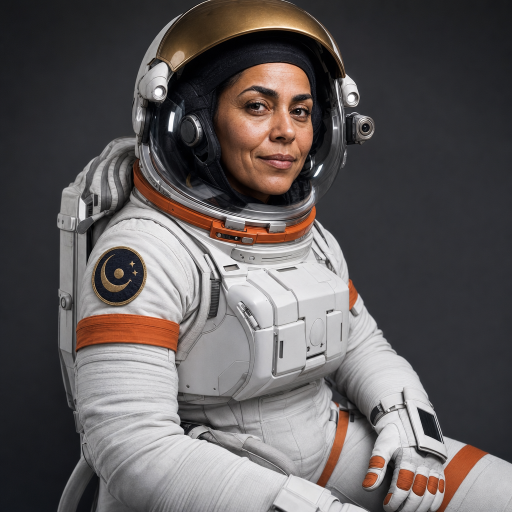
#> input picture launch-videos/manus2-space/cast/round1/A/05-identity-master.png, 1024 x 1024 px (shown at 1/2 size); its folder holds only this picture in this run
$ python look.py ../../../../../../../launch-videos/manus2-space/cast/round1/A/05-identity-master.png
#> lines starting #> are read from the running program, lines starting #| are printed output that depends on the picture
### qa-records/hf02full-skill-port/acceptance/planted/stage-r4-6th-edit/video/footage/_media.py
# -*- coding: utf-8 -*-
# Shared by conform.py, pin.py and look.py: ffprobe facts (rotation and HDR included), the conform filter chain, the
# engine's own HDR → SDR conversion, frame grabs, the cadence in words. numpy + Pillow live in the user site-packages on
# this Mac: under `python3 -I` (no user site) it is added back here; need_numpy() says how to install them if missing.
# A missing ffmpeg, ffprobe or node is a plain message (exit 2), never a traceback: every program runs through call().
import json, math, os, subprocess, sys, tempfile
from fractions import Fraction
from urllib.request import pathname2url

try:
    import numpy, PIL  # noqa: F401
except ImportError:
    import site
    if site.getusersitepackages() not in sys.path:
        sys.path.append(site.getusersitepackages())

BT709 = 'setparams=color_primaries=bt709:color_trc=bt709:colorspace=bt709'
HDR = {'arib-std-b67': 'HLG', 'smpte2084': 'PQ (HDR10)'}          # the transfers lib/hdr.mjs converts, as the film engine does
HDR_JS = os.path.join(os.path.dirname(os.path.dirname(os.path.abspath(__file__))), 'lib', 'hdr.mjs')


def die(code, msg):
    sys.stderr.write(msg.rstrip() + '\n')
    sys.exit(code)


def need_numpy(tool):
    try:
        import numpy, PIL  # noqa: F401,F811
    except ImportError as e:
        die(2, '✗ %s is missing for %s (%s needs numpy and Pillow) — install them: pip3 install numpy pillow\n  (for that python: %s -m pip install numpy pillow)'
            % (e.name or 'numpy or Pillow', sys.executable, tool, sys.executable))


FIX = {'ffmpeg': 'install ffmpeg (macOS: brew install ffmpeg)', 'ffprobe': 'it comes with ffmpeg (macOS: brew install ffmpeg)',
       'node': 'install Node (nodejs.org, or brew install node)'}


# [47 lines left out: functions call, same_file, guard_outputs, temp_beside, not called in this run]


def publish(tmp, path):
    os.replace(tmp, path)                           # replaces a symlink or hard link at path itself, never what it points at


# [42 lines left out: functions discard, run, probe, not called in this run]


_hdr_cache = {}


# [20 lines left out: function hdr_prefix, not called in this run]


NTSC = (24, 30, 48, 60, 120)                         # 23.976, 29.97, 47.952, 59.94, 119.88 mean N × 1000/1001


# [15 lines left out: function fps_arg, not called in this run]


def fps_str(f):
    return str(f.numerator) if f.denominator == 1 else '%d/%d' % (f.numerator, f.denominator)


def num(f):
    return ('%.3f' % float(f)).rstrip('0').rstrip('.')


# [8 lines left out: function size_arg, not called in this run]


def cover(w, h):
    """Scale to cover WxH, then crop the middle (the same fit as lv.mjs's `cover` footage)."""
    return 'scale=%d:%d:force_original_aspect_ratio=increase:flags=lanczos,crop=%d:%d' % (w, h, w, h)


# [74 lines left out: functions chain, cadence, frames_at, not called in this run]

### qa-records/hf02full-skill-port/acceptance/planted/stage-r4-6th-edit/video/footage/look.py
# -*- coding: utf-8 -*-
# Measure footage's look — tonal range, deep shadow, saturation, grain, sharpness, warm/cool split — and compare it with a
# reference: the numbers FOOTAGE.md grades to. The measures are hf02-full's look_stats.py, unchanged (each frame cropped,
# resized to 960 px wide with Lanczos; luma = Rec.709 weights on the RGB code values), plus p10 / p90.
#   python3 look.py <clip|image|folder|"glob">… [--from S|Nf] [--to S|Nf] [--frames 12] [--crop x,y,w,h]…
#                   [--ref <clip|image|folder|"glob"> [--ref-from …] [--ref-to …] [--ref-frames N] [--ref-crop x,y,w,h]…]
#                   [--label TEXT] [--ref-label TEXT] [--json OUT]
# A clip gives --frames frames evenly spaced from --from to --to (default: all of it). Seconds grab each frame the way a
# still export does (ffmpeg -ss t); `130f` picks frames by index (clips with irregular timestamps, or frame numbers from a
# breakdown). Each --crop (x,y,w,h in the source's pixels) measures that box of every frame — crop the reference to its
# picture (no UI, watermark or letterbox); several crops average together. With --ref: both columns, the delta, and
# "◂ outside" where our mean leaves the reference's frame-to-frame range. Clips are measured as the film shows them:
# upright (rotation tags honoured) and, for HDR (HLG / PQ), after the film engine's own conversion to SDR (lib/hdr.mjs).
# --json is never one of the inputs (same path, hard link or symlink: refused) and is written through a temp file + rename.
# Exit codes: 0 measured · 2 bad arguments or an unreadable input.
import argparse, glob, json, os, sys
sys.path.insert(0, os.path.dirname(os.path.abspath(__file__))); sys.dont_write_bytecode = True   # no __pycache__ in the skill
from _media import die, call, probe, frames_at, need_numpy, hdr_prefix, guard_outputs, temp_beside, publish, discard
need_numpy('look.py')
import numpy as np
from PIL import Image

IMG = ('.png', '.jpg', '.jpeg', '.webp', '.bmp', '.tif', '.tiff')
MEASURES = [('p2', 'blacks p2', '%.1f'), ('p10', 'p10', '%.1f'), ('p50', 'mid p50', '%.1f'), ('p90', 'p90', '%.1f'), ('p98', 'whites p98', '%.1f'),
            ('dark', 'deep shadow % (luma < 40)', '%.1f'), ('sat', 'saturation', '%.1f'), ('grain', 'grain', '%.2f'), ('sharp', 'sharpness', '%.1f'),
            ('warm_sh', 'R−B shadows (darkest 20 %)', '%+.1f'), ('warm_hi', 'R−B highlights (top 20 %)', '%+.1f')]


def blur(a, s):
    r = int(3 * s + 0.5); x = np.arange(-r, r + 1); k = np.exp(-x * x / (2 * s * s)); k /= k.sum()
    a = np.apply_along_axis(lambda v: np.convolve(np.pad(v, r, mode='edge'), k, 'valid'), 1, a)
    return np.apply_along_axis(lambda v: np.convolve(np.pad(v, r, mode='edge'), k, 'valid'), 0, a)


def stats(im, crop=None):                           # look_stats.py's stats(), taking a PIL image
    im = im.convert('RGB')
    if crop:
        im = im.crop(crop)
    im = im.resize((960, int(960 * im.height / im.width)), Image.LANCZOS)
    rgb = np.asarray(im, dtype=np.float64)
    R, G, B = rgb[..., 0], rgb[..., 1], rgb[..., 2]
    Y = 0.2126 * R + 0.7152 * G + 0.0722 * B
    mx, mn = rgb.max(2), rgb.min(2); S = np.where(mx > 0, (mx - mn) / np.maximum(mx, 1), 0)
    hf = Y - blur(Y, 1.2)                                               # fine detail + noise
    gy, gx = np.gradient(blur(Y, 2.0)); flat = np.hypot(gx, gy) < 0.6  # smooth areas: what's left there is grain
    lap = Y[1:-1, 1:-1] * -4 + Y[:-2, 1:-1] + Y[2:, 1:-1] + Y[1:-1, :-2] + Y[1:-1, 2:]
    sh, hi = Y < np.percentile(Y, 20), Y > np.percentile(Y, 80)
    return dict(p2=np.percentile(Y, 2), p10=np.percentile(Y, 10), p50=np.percentile(Y, 50), p90=np.percentile(Y, 90), p98=np.percentile(Y, 98),
                dark=(Y < 40).mean() * 100, sat=S.mean() * 100, grain=hf[flat].std() if flat.any() else float('nan'), sharp=lap.var() ** 0.5,
                warm_sh=(R - B)[sh].mean(), warm_hi=(R - B)[hi].mean())


def when(s, flag):
    if s is None:
        return None
    try:
        return ('n', int(s[:-1])) if s.endswith('f') else ('t', float(s.rstrip('s')))
    except ValueError:
        die(2, '%s %s: give seconds (2.5) or a frame index (75f)' % (flag, s))


def picks(path, info, a, b, n, flag):
    """--frames N evenly spaced from a to b: ('t', seconds) or ('n', indices)."""
    a, b = when(a, flag + 'from'), when(b, flag + 'to')
    unit = (a or b or ('t', 0))[0]
    if a and b and a[0] != b[0]:
        die(2, '%sfrom and %sto: give both in seconds or both as frames (75f)' % (flag, flag))
    if unit == 'n':
        if not b:
            c = call(['ffprobe', '-v', 'error', '-count_packets', '-select_streams', 'V:0', '-show_entries', 'stream=nb_read_packets', '-of', 'csv=p=0', path],
                     'ffprobe (counting the frames of %s)' % path, capture_output=True)
            b = ('n', int(c.stdout.decode().strip() or 1) - 1)
        lo, hi = (a or ('n', 0))[1], b[1]
        vals = [int(round(lo + k * (hi - lo) / float(n - 1))) for k in range(n)] if n > 1 else [lo]
    else:
        lo = (a or ('t', 0.0))[1]
        hi = b[1] if b else max(lo, info['dur'] - 1.5 / float(info['fps'] or 30))   # the last frame, not past it
        vals = [lo + k * (hi - lo) / float(n - 1) for k in range(n)] if n > 1 else [lo]
    if (unit == 'n' and (min(vals) < 0 or hi < lo)) or (unit == 't' and (min(vals) < 0 or hi < lo or lo >= info['dur'])):
        die(2, '%s: nothing to measure between %sfrom and %sto (the clip is %.2f s)' % (path, flag, flag, info['dur']))
    return unit, vals


def crops(specs):
    out = []
    for c in specs or []:
        try:
            x, y, w, h = [int(v) for v in c.split(',')]
        except ValueError:
            die(2, '--crop %s: give x,y,w,h in pixels, e.g. 0,0,760,400' % c)
        if w < 8 or h < 8 or x < 0 or y < 0:
            die(2, '--crop %s: needs a box of at least 8x8 inside the frame' % c)
        out.append((x, y, x + w, y + h))
    return out or [None]


def expand(srcs):                                   # clips, images, folders of images, quoted globs → the files measured
    paths = []
    for s in srcs:
        if not os.path.exists(s) and any(ch in s for ch in '*?['):   # a real file named shot[1].mp4 is a file, not a pattern
            paths += sorted(glob.glob(s))
        elif os.path.isdir(s):
            paths += sorted(os.path.join(s, f) for f in os.listdir(s) if f.lower().endswith(IMG))
        else:
            paths.append(s)
    return paths


def measure(srcs, a, b, n, crop_specs, flag):
    paths = expand(srcs)
    if not paths:
        die(2, 'no frames found in %s' % ' '.join(srcs))
    boxes, rows, frames = crops(crop_specs), [], []
    for p in paths:
        if p.lower().endswith(IMG):
            try:
                ims = [(Image.open(p), {'src': p})]
            except (OSError, ValueError):
                die(2, '%s: Pillow can\'t read it' % p)
        else:
            info = probe(p)
            if not info:
                die(2, '%s: no such image or video (ffprobe finds no picture in it)' % p)
            unit, vals = picks(p, info, a, b, n, flag)
            ims = [(Image.fromarray(fr), {'src': p, unit: v}) for fr, v in zip(frames_at(p, info['w'], info['h'], (unit, vals), hdr_prefix(info, p)), vals)]
        for im, meta in ims:
            for box in boxes:
                if box and (box[2] > im.width or box[3] > im.height):
                    die(2, '--crop %d,%d,%d,%d reaches outside %s (%dx%d)' % (box[0], box[1], box[2] - box[0], box[3] - box[1], meta['src'], im.width, im.height))
                rows.append({k: float(v) for k, v in stats(im, box).items()})
                frames.append(dict(meta, crop=list(box) if box else None))
#> this loop made 1 pass
#> pass 1, in stats, `im = im.resize((960, int(960 * im.height / im.width)), Image.LANCZOS)`:
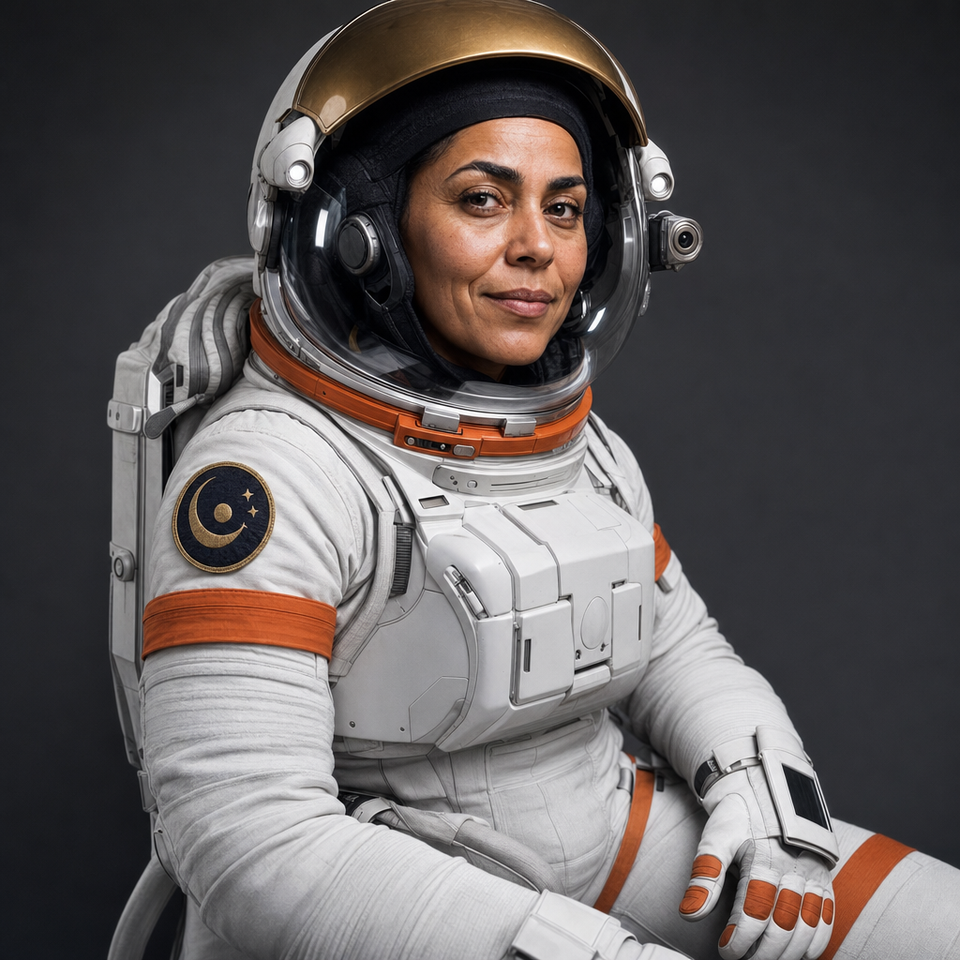
#> im: PIL image 960x960 RGB; mean R, G, B 96.1, 90.7, 90.7
#> pass 1, in stats, `R, G, B = rgb[..., 0], rgb[..., 1], rgb[..., 2]`:
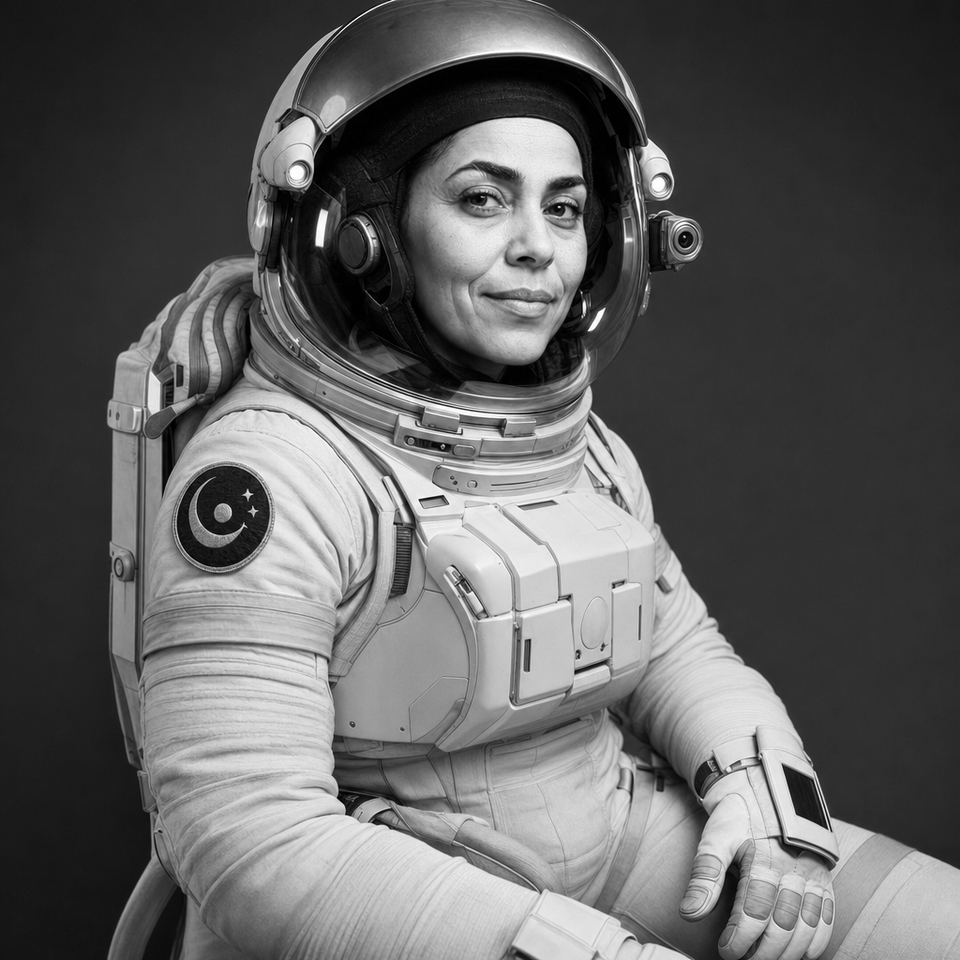
#> R: shape (960, 960) float64; min 0, max 255, mean 96.1
#> pass 1, in stats, `R, G, B = rgb[..., 0], rgb[..., 1], rgb[..., 2]`:
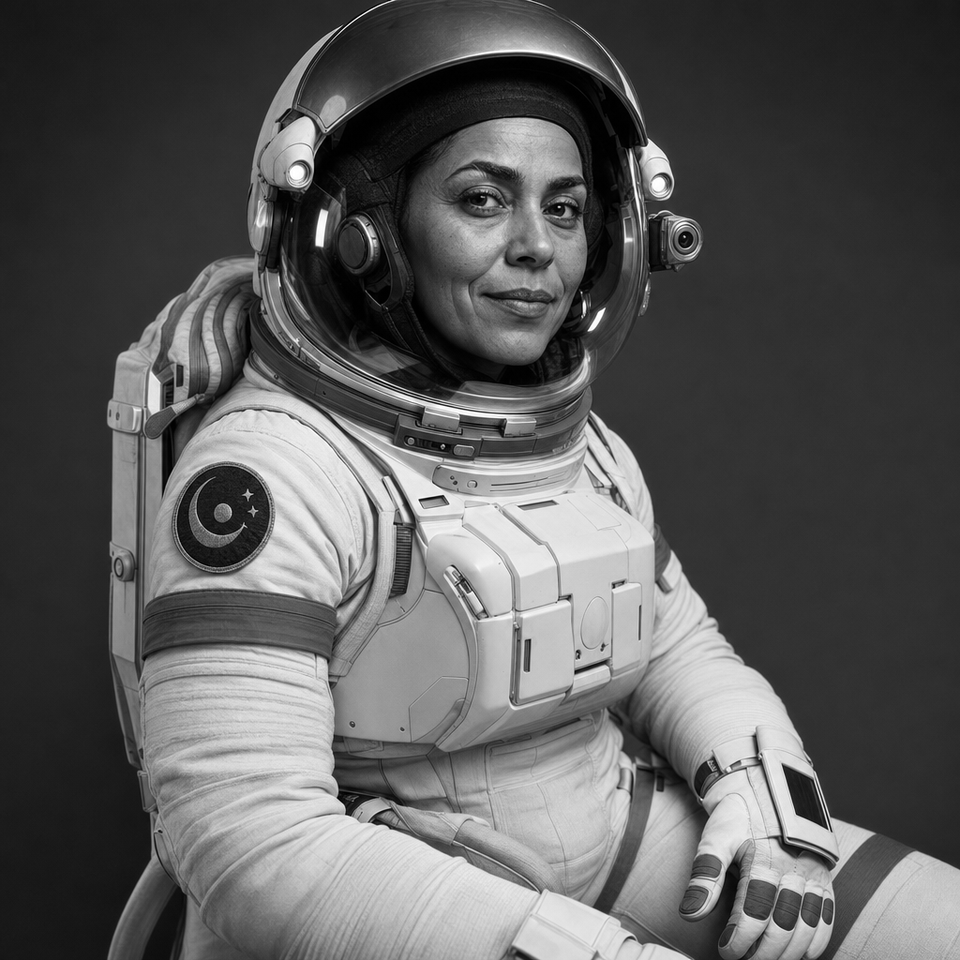
#> G: shape (960, 960) float64; min 0, max 255, mean 90.7
#> after the loop, frames = 1 item; rows = 1 item
    keys = [k for k, _, _ in MEASURES]
#> keys = ['p2', 'p10', 'p50', 'p90', 'p98', 'dark', 'sat', 'grain', 'sharp', 'warm_sh', 'warm_hi']
    agg = lambda f: {k: float(f([r[k] for r in rows])) for k in keys}
    return dict(inputs=srcs, frames=frames, rows=rows, mean=agg(np.nanmean), min=agg(np.nanmin), max=agg(np.nanmax))


def line(label, m):                                  # look_stats.py's report line, to compare with the numbers in the docs
    return ('%-34s blacks p2 %5.1f | mid p50 %5.1f | whites p98 %5.1f | <40 luma %4.1f%% | sat %4.1f | grain %4.2f | sharpness %5.1f | R-B shadows %+6.1f highlights %+6.1f'
            % (label, m['p2'], m['p50'], m['p98'], m['dark'], m['sat'], m['grain'], m['sharp'], m['warm_sh'], m['warm_hi']))


ap = argparse.ArgumentParser(description="Measure footage's look; compare with a reference.")
ap.add_argument('src', nargs='+')
ap.add_argument('--from', dest='a'); ap.add_argument('--to', dest='b'); ap.add_argument('--frames', type=int, default=12)
ap.add_argument('--crop', action='append'); ap.add_argument('--label')
ap.add_argument('--ref', action='append'); ap.add_argument('--ref-from', dest='ra'); ap.add_argument('--ref-to', dest='rb')
ap.add_argument('--ref-frames', type=int); ap.add_argument('--ref-crop', action='append'); ap.add_argument('--ref-label')
ap.add_argument('--json')
o = ap.parse_args()
if o.frames < 1 or (o.ref_frames is not None and o.ref_frames < 1):
    die(2, '--frames must be ≥ 1')
if o.json:                                          # before the measuring: never one of the inputs, its folder made
    guard_outputs([o.json], expand(o.src) + expand(o.ref or []))
ours = measure(o.src, o.a, o.b, o.frames, o.crop, '--')
#> ours = 6 items
name = lambda srcs, lab: lab or ', '.join(os.path.basename(s.rstrip('/')) or s for s in srcs)
ours['label'] = name(o.src, o.label)
print(line(ours['label'][:34], ours['mean']) + '   (%d frame%s)' % (len(ours['rows']), '' if len(ours['rows']) == 1 else 's'))
#| 05-identity-master.png             blacks p2   7.1 | mid p50  50.8 | whites p98 226.3 | <40 luma 23.9% | sat 13.5 | grain 1.61 | sharpness  25.4 | R-B shadows   -3.1 highlights   +1.6   (1 frame)
res = dict(ours=ours)
#> res = 1 item
if o.ref:
    ref = measure(o.ref, o.ra, o.rb, o.ref_frames or o.frames, o.ref_crop, '--ref-')
    ref['label'] = name(o.ref, o.ref_label)
    print(line(ref['label'][:34], ref['mean']) + '   (%d frame%s)' % (len(ref['rows']), '' if len(ref['rows']) == 1 else 's'))
    out, delta = [], {}
    print('\n%-28s %9s %9s %8s   %s' % ('', 'ours', 'reference', 'delta', 'reference frame to frame'))
    for k, lab, f in MEASURES:
        m, r, lo, hi = ours['mean'][k], ref['mean'][k], ref['min'][k], ref['max'][k]
        delta[k] = m - r
        flag = not (lo <= m <= hi) if m == m else False
        if flag:
            out.append(k)
        print('%-28s %9s %9s %8s   %s … %s%s' % (lab, f % m, f % r, '%+.1f' % (m - r) if k != 'grain' else '%+.2f' % (m - r), f % lo, f % hi, '  ◂ outside' if flag else ''))
    res.update(ref=ref, delta=delta, outside=out)
    print('\n%s' % ('every measure sits inside the reference\'s frame-to-frame range' if not out else
                    '%d of %d measures outside the reference\'s range: %s' % (len(out), len(MEASURES), ', '.join(lab for k, lab, _ in MEASURES if k in out))))
else:
    print('\n%-28s %9s   %s' % ('', 'mean', 'frame to frame'))
    for k, lab, f in MEASURES:
        print('%-28s %9s   %s … %s' % (lab, f % ours['mean'][k], f % ours['min'][k], f % ours['max'][k]))
#> this loop made 11 passes
#| blacks p2                          7.1   7.1 … 7.1
#| p10                               28.1   28.1 … 28.1
#| mid p50                           50.8   50.8 … 50.8
#| p90                              203.4   203.4 … 203.4
#| whites p98                       226.3   226.3 … 226.3
#| deep shadow % (luma < 40)         23.9   23.9 … 23.9
#| saturation                        13.5   13.5 … 13.5
#| grain                             1.61   1.61 … 1.61
#> (further printed lines are left out)
if o.json:
    clean = lambda v: {k: clean(x) for k, x in v.items()} if isinstance(v, dict) else [clean(x) for x in v] if isinstance(v, list) else None if v != v else v
    tmp = temp_beside(o.json)
    try:
        with open(tmp, 'w', encoding='utf-8') as fh:
            json.dump(clean(res), fh, indent=1, ensure_ascii=False)
        publish(tmp, o.json)
    finally:
        discard(tmp)
    print('json %s' % o.json)
